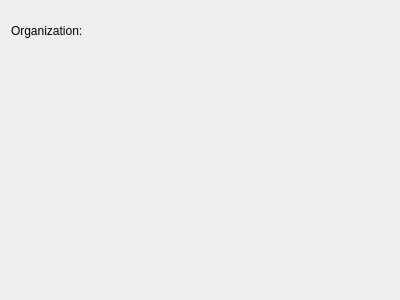
<?xml version="1.0" encoding="UTF-8"?>
<ui version="4.0">
 <class>Form</class>
 <widget class="QWidget" name="Form">
  <property name="geometry">
   <rect>
    <x>0</x>
    <y>0</y>
    <width>400</width>
    <height>300</height>
   </rect>
  </property>
  <property name="windowTitle">
   <string>Form</string>
  </property>
  <layout class="QGridLayout" name="gridLayout">
   <item row="0" column="1" colspan="2">
    <widget class="QLabel" name="organization_name">
     <property name="minimumSize">
      <size>
       <width>0</width>
       <height>40</height>
      </size>
     </property>
     <property name="maximumSize">
      <size>
       <width>16777215</width>
       <height>40</height>
      </size>
     </property>
     <property name="font">
      <font>
       <pointsize>14</pointsize>
      </font>
     </property>
     <property name="text">
      <string/>
     </property>
    </widget>
   </item>
   <item row="0" column="0">
    <widget class="QLabel" name="label">
     <property name="text">
      <string>Organization:</string>
     </property>
    </widget>
   </item>
   <item row="1" column="0" colspan="3">
    <widget class="QStackedWidget" name="interfaces">
     <widget class="QWidget" name="page"/>
     <widget class="QWidget" name="page_2"/>
    </widget>
   </item>
  </layout>
 </widget>
 <resources/>
 <connections/>
</ui>
